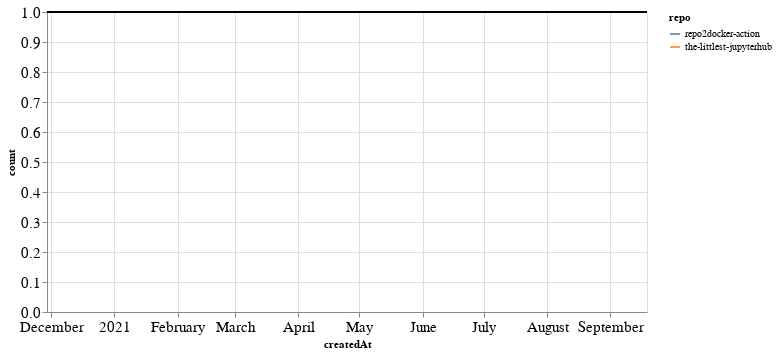

The notebook cell saved with this chart:
### Markdown cell above
### PRs

### Code cell
prs_time = prs.groupby('repo').resample('W', on='createdAt').count()['author'].reset_index()
prs_time = prs_time.rename(columns={'author': 'count'})
prs_time_total = prs_time.groupby('createdAt').agg({"count": "sum"}).reset_index()

ch1 = alt.Chart(prs_time, width=600).mark_line().encode(
    x='createdAt',
    y='count',
    color='repo',
    tooltip="repo"
)

ch2 = alt.Chart(prs_time_total, width=600).mark_line(color="black").encode(
    x='createdAt',
    y='count',
)

ch1 + ch2

### Figure 1 — Vega-Lite specification as saved in the notebook (floating-point values rounded to 4 significant figures)
{"config": {"axisLeft": {"labelFontSize": 15}, "axisBottom": {"labelFontSize": 15}}, "layer": [{"data": {"name": "data-fa05be0e65c25db9182876c51818c7d9"}, "mark": "line", "encoding": {"color": {"type": "nominal", "field": "repo"}, "tooltip": {"type": "nominal", "field": "repo"}, "x": {"type": "temporal", "field": "createdAt"}, "y": {"type": "quantitative", "field": "count"}}, "width": 600}, {"data": {"name": "data-114deaafe5fa94a7a27f9467475113ba"}, "mark": {"type": "line", "color": "black"}, "encoding": {"x": {"type": "temporal", "field": "createdAt"}, "y": {"type": "quantitative", "field": "count"}}, "width": 600}], "$schema": "https://vega.github.io/schema/vega-lite/v4.8.1.json", "datasets": {"data-fa05be0e65c25db9182876c51818c7d9": [{"repo": "repo2docker-action", "createdAt": "2021-09-12T00:00:00", "count": 1}, {"repo": "repo2docker-action", "createdAt": "2021-09-19T00:00:00", "count": 1}, {"repo": "the-littlest-jupyterhub", "createdAt": "2020-11-29T00:00:00", "count": 1}], "data-114deaafe5fa94a7a27f9467475113ba": [{"createdAt": "2020-11-29T00:00:00", "count": 1}, {"createdAt": "2021-09-12T00:00:00", "count": 1}, {"createdAt": "2021-09-19T00:00:00", "count": 1}]}}
